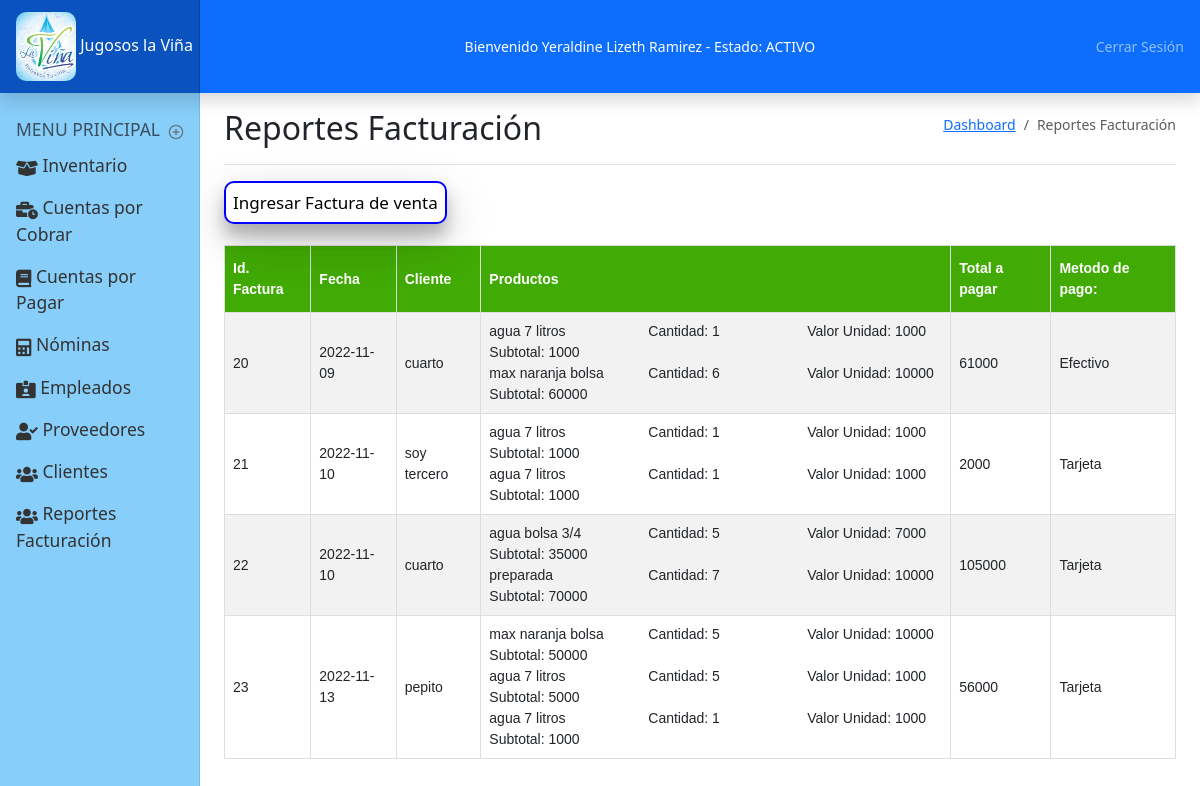
The app's page /facturacionyreportes.php (signed in) with its own data.
### tables this page shows
CREATE TABLE `usuario` (
  `id_usuario` int(11) NOT NULL,
  `nombre` varchar(150) NOT NULL,
  `user` varchar(255) NOT NULL,
  `identificacion` varchar(15) NOT NULL,
  `celular` varchar(10) NOT NULL,
  `direccion` varchar(150) NOT NULL,
  `email` varchar(150) NOT NULL,
  `contrasena` varchar(150) NOT NULL,
  `rol` varchar(255) NOT NULL,
  `activo` varchar(3) NOT NULL,
  `r_ecommerce` int(11) NOT NULL,
  `r_login` int(11) NOT NULL,
  `r_datos_de_pago` int(11) NOT NULL,
  `r_contador_visitas` int(11) NOT NULL,
  `r_encuesta` int(11) NOT NULL,
  `r_consultar_producto` int(11) NOT NULL,
  `r_chat` int(11) NOT NULL,
  `r_formulario` int(11) NOT NULL
);

CREATE TABLE `facturacion` (
  `id_facturacion` int(11) NOT NULL,
  `fecha` date NOT NULL,
  `cliente` int(11) NOT NULL,
  `productos` text NOT NULL,
  `cantidad` text NOT NULL,
  `valor_unidad` text NOT NULL,
  `subtotal` text NOT NULL,
  `total` double NOT NULL,
  `metodo_pago` text NOT NULL,
  `hora` time DEFAULT NULL,
  `nit` int(11) DEFAULT NULL,
  `direccion` int(11) DEFAULT NULL
);

CREATE TABLE `clientes` (
  `id_clientes` int(11) NOT NULL,
  `nombre` varchar(255) NOT NULL,
  `documento` int(11) NOT NULL,
  `email` varchar(255) NOT NULL,
  `telefono` varchar(255) NOT NULL,
  `direccion` varchar(255) NOT NULL,
  `fecha_nacimiento` date NOT NULL,
  `municipio` int(11) NOT NULL,
  `region` int(11) NOT NULL,
  `foto` varchar(255) DEFAULT NULL
);

CREATE TABLE `producto` (
  `id_producto` int(11) NOT NULL,
  `nombre` varchar(255) NOT NULL,
  `caracteristicas` varchar(255) NOT NULL,
  `precio` double NOT NULL,
  `cantidad` int(11) NOT NULL,
  `foto` varchar(255) DEFAULT NULL
);

### bloqueo.php (called while the page is built, shortened)
<?php
    $usuario = $_SESSION['usuario'];
    $consulta = "select * from usuario where id_usuario = '$usuario'";
    $resultado = mysqli_query($conexion, $consulta) or die ('No se consulto el usuario');
    $userr = mysqli_fetch_array($resultado);
?>

### bloques/facturacion/consulta.php (the view)
<div class="consulta">
    <table class="tconsulta">
        <tr>
            <th>Id. Factura</th>
            <th>Fecha</th>
            <th>Cliente</th>
            <th>Productos</th>
            <th>Total a pagar</th>
            <th>Metodo de pago:</th>
        </tr>
        <?php
        $consulta_fac = "select * from facturacion order by fecha";
        $resultado_fac = mysqli_query($conexion, $consulta_fac) or die('no se consulto facturación y reportes');
        while ($facturacion = mysqli_fetch_array($resultado_fac)) {
        ?>
            <tr>
                <td><?php echo $facturacion['id_facturacion']; ?></td>
                <td><?php echo $facturacion['fecha']; ?></td>
                <td>
                    <?php
                        $conclient = "select * from clientes where id_clientes = ". $facturacion['cliente'];
                        $resclient = mysqli_query($conexion, $conclient) or die ('no se consulto cliente');
                        $cliente = mysqli_fetch_array($resclient);
                        echo $cliente['nombre'];
                    ?>
                </td>
                <td>
                    <?php
                    $productos = unserialize($facturacion['productos']);
                    $cantidad = unserialize($facturacion['cantidad']);
                    $valor_unidad = unserialize($facturacion['valor_unidad']);
                    $subtotal = unserialize($facturacion['subtotal']);
                    $largo = count($productos);
                    for ($cont = 0; $cont < $largo; $cont++) {
                    ?>
                        <div class="row">
                            <div class="col-lg-4">
                                <?php
                                $conpro = "select * from producto where id_producto = " . $productos[$cont];
                                $respro = mysqli_query($conexion, $conpro) or die('no se consulto producto');
                                $pro = mysqli_fetch_array($respro);
                                echo  $pro['nombre'];
                                ?>
                            </div>
                            <div class="col-lg-4">Cantidad: <?php echo $cantidad[$cont]; ?></div>
                            <div class="col-lg-4">Valor Unidad: <?php echo $valor_unidad[$cont]; ?></div>
                            <div class="col-lg-4">Subtotal: <?php echo $subtotal[$cont]; ?></div>
                        </div>
                    <?php } ?>
                </td>
                <td><?php echo $facturacion['total']; ?></td>
                <td><?php echo $facturacion['metodo_pago']; ?></td>
            </tr>
        <?php } ?>
    </table>
</div>

### partes/header.php (shortened to what this page needs)
<header class="navbar navbar-dark sticky-top flex-md-nowrap p-0 shadow">
  <a class="navbar-brand col-md-3 col-lg-2 me-0 px-3 fs-6" href="#">
    <img id="log" src="img/logo.png" width="60px" alt="logo">
    Jugosos la Viña
  </a>
  <span style="color:white">
    Bienvenido <?php echo $userr['nombre']; ?> - Estado:
    <?php
    if ($userr['activo'] == "Si") {
      echo "ACTIVO";
    } else {
      echo "NO ACTIVO";
    }
    ?>
  </span>
  <div class="navbar-nav">
    <div class="nav-item text-nowrap">
      <a class="nav-link px-3" href="salir.php">Cerrar Sesión</a>
    </div>
  </div>
</header>

### css/dashboard.css (style rules this page uses)
body { font-size: .875rem; }
.navbar-brand { padding-top: .75rem; padding-bottom: .75rem; background-color: rgba(0, 0, 0, .25); box-shadow: inset -1px 0 0 rgba(0, 0, 0, .25); }
header { background-color: #0d6efd; }
#log { border-radius: 10px; }
.tconsulta { font-family: Arial, Helvetica, sans-serif; border-collapse: collapse; width: 100%; overflow-x: auto; }
.consulta td, .consulta th { border: 1px solid #ddd; padding: 8px; }
.consulta tr:nth-child(even) { background-color: #f2f2f2 }
.consulta th { padding-top: 12px; padding-bottom: 12px; text-align: left; background-color: #41aa04; color: white; }

### records on screen
usuario: nombre "Yeraldine Lizeth Ramirez"
facturacion: id_facturacion "20", fecha "2022-11-09", cliente.nombre "cuarto", producto.nombre "agua 7 litros", cantidad "1", valor_unidad "1000", subtotal "1000", producto.nombre "max naranja bolsa", cantidad "6", valor_unidad "10000", subtotal "60000", total "61000", metodo_pago "Efectivo"
facturacion: id_facturacion "21", fecha "2022-11-10", cliente.nombre "soy tercero", producto.nombre "agua 7 litros", cantidad "1", valor_unidad "1000", subtotal "1000", total "2000", metodo_pago "Tarjeta"
facturacion: id_facturacion "22", fecha "2022-11-10", cliente.nombre "cuarto", producto.nombre "agua bolsa 3/4", cantidad "5", valor_unidad "7000", subtotal "35000", producto.nombre "preparada", cantidad "7", valor_unidad "10000", subtotal "70000", total "105000", metodo_pago "Tarjeta"
facturacion: id_facturacion "23", fecha "2022-11-13", cliente.nombre "pepito", producto.nombre "max naranja bolsa", cantidad.municipio "5", valor_unidad "10000", subtotal "50000", producto.nombre "agua 7 litros", valor_unidad "1000", subtotal "5000", cantidad.region "1", subtotal "1000", total "56000", metodo_pago "Tarjeta"
